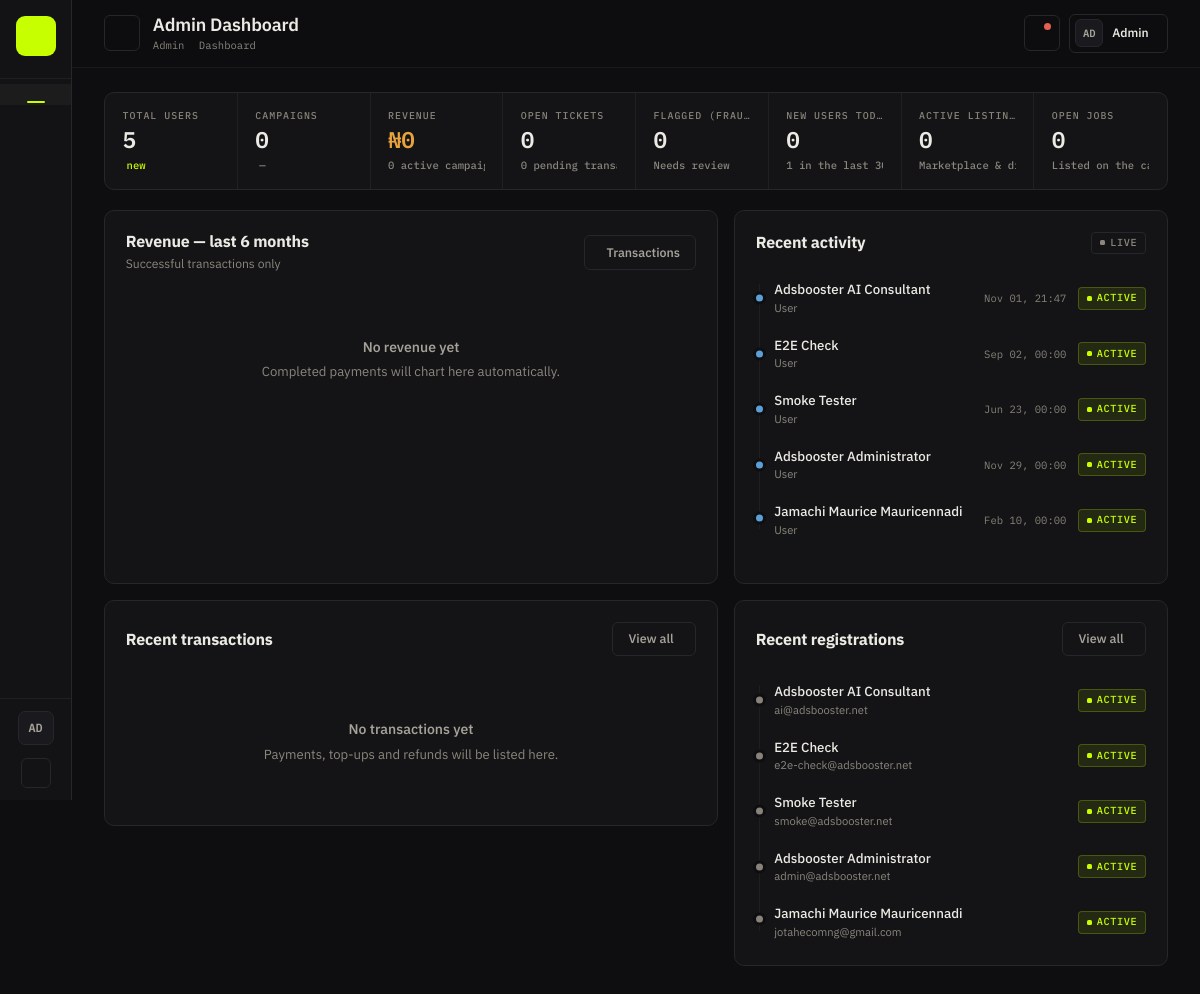
The app's page /admin/index.php (signed in) with its own data.
### tables this page shows
CREATE TABLE IF NOT EXISTS `users` (
  `id` int NOT NULL AUTO_INCREMENT,
  `full_name` varchar(150) DEFAULT NULL,
  `email` varchar(190) DEFAULT NULL,
  `ad_credits` decimal(12,2) DEFAULT '0.00',
  `ai_credits` int DEFAULT '0',
  `ai_preferred_provider` varchar(20) DEFAULT NULL,
  `avatar` varchar(500) DEFAULT NULL,
  `company` varchar(150) DEFAULT NULL,
  `user_role` varchar(50) DEFAULT 'user',
  `plan_id` int DEFAULT NULL,
  `status` varchar(20) DEFAULT 'active',
  `is_admin` tinyint(1) DEFAULT '0',
  `password` varchar(255) DEFAULT NULL,
  `role` varchar(50) DEFAULT 'user',
  `phone` varchar(50) DEFAULT NULL,
  `facebook` varchar(500) DEFAULT NULL,
  `twitter` varchar(500) DEFAULT NULL,
  `linkedin` varchar(500) DEFAULT NULL,
  `account_type` varchar(30) DEFAULT 'individual',
  `google_id` varchar(64) DEFAULT NULL,
  `referral_code` varchar(32) DEFAULT NULL,
  `referred_by` int DEFAULT NULL,
  `onboarding_completed` tinyint(1) NOT NULL DEFAULT '0',
  `two_factor_secret` varchar(255) DEFAULT NULL,
  `two_factor_enabled` tinyint(1) NOT NULL DEFAULT '0',
  `totp_enabled` tinyint(1) NOT NULL DEFAULT '0',
  `created_at` datetime DEFAULT NULL,
  `achievement_points` int NOT NULL DEFAULT '0',
  `billing_cycle` varchar(20) NOT NULL DEFAULT 'monthly',
  `plan_expiry` datetime DEFAULT NULL,
  `auto_refill_enabled` tinyint(1) NOT NULL DEFAULT '0',
  `auto_refill_threshold` decimal(10,2) NOT NULL DEFAULT '10.00',
  `auto_refill_amount` decimal(12,2) NOT NULL DEFAULT '50.00',
  `auto_refill_gateway` varchar(40) DEFAULT NULL,
  `parent_user_id` int DEFAULT NULL,
  `username` varchar(100) DEFAULT NULL,
  `headline` varchar(255) DEFAULT NULL,
  `bio` text,
  `two_factor_backup` text,
  `fa_attempts` int NOT NULL DEFAULT '0',
  `is_verified_seller` tinyint(1) NOT NULL DEFAULT '0',
  `totp_secret` varchar(255) DEFAULT NULL,
  `two_factor_type` varchar(20) DEFAULT NULL,
  `two_factor_setup_at` datetime DEFAULT NULL,
  `remember_token` varchar(64) DEFAULT NULL,
  `remember_token_expires_at` datetime DEFAULT NULL,
  `email_2fa_code` varchar(255) DEFAULT NULL,
  `email_2fa_expires_at` datetime DEFAULT NULL,
  `2fa_attempts` tinyint unsigned NOT NULL DEFAULT '0',
  `onboarding_popup_dismissed` tinyint unsigned NOT NULL DEFAULT '0',
  PRIMARY KEY (`id`),
  UNIQUE KEY `email` (`email`),
  UNIQUE KEY `uq_users_referral_code` (`referral_code`),
  KEY `idx_users_referred_by` (`referred_by`),
  KEY `idx_users_referral_code` (`referral_code`)
);

### admin/index.php (the view, shortened to what the rows shown need)
<?php declare(strict_types=1);
$recentUsers = db()->fetchAll(
    "SELECT id, full_name, email, role, status, created_at
     FROM users
     ORDER BY created_at DESC
     LIMIT 6"
);
require_once __DIR__ . '/sidebar.php';
?>
<div class="row g-3">
    <div class="col-lg-5">
        <div class="admin-card">
            <?php if (empty($recentUsers)): ?>
                <div class="admin-empty">
                    <i class="ph-bold ph-user-plus"></i>
                    <div class="empty-title">No users yet</div>
                </div>
            <?php else: ?>
                <div class="admin-feed">
                    <?php foreach ($recentUsers as $u): ?>
                        <div class="feed-item">
                            <div class="feed-body">
                                <div class="feed-title"><?= htmlspecialchars((string)($u['full_name'] ?? 'N/A')) ?></div>
                                <div class="feed-meta text-truncate"><?= htmlspecialchars((string)$u['email']) ?></div>
                            </div>
                            <span class="badge-status <?= htmlspecialchars((string)$u['status']) ?>">
                                <?= htmlspecialchars((string)$u['status']) ?>
                            </span>
                        </div>
                    <?php endforeach; ?>
                </div>
            <?php endif; ?>
        </div>
    </div>
</div>
<?php require_once __DIR__ . '/footer.php'; ?>

### records on screen
users: full_name "Adsbooster AI Consultant", email "ai@adsbooster.net", status "ACTIVE"
users: full_name "E2E Check", email "e2e-check@adsbooster.net", status "ACTIVE"
users: full_name "Smoke Tester", email "smoke@adsbooster.net", status "ACTIVE"
users: full_name "Adsbooster Administrator", email "admin@adsbooster.net", status "ACTIVE"
users: full_name "Jamachi Maurice Mauricennadi", email "jotahecomng@gmail.com", status "ACTIVE"

### other values on screen
$adminInitials "AD"
$pageTitle "Admin Dashboard"
$adminName "Admin"
$totalUsers "5"
$userTrend['text'] "new"
$totalCampaigns "0"
$campTrend['text'] "—"
price_fmt((float)$totalRevenue) "₦0"
$activeCampaigns "0"
$openTickets "0"
$pendingTx "0"
$totalFlagged "0"
$newUsersToday "0"
$users30 "1"
$activeListings "0"
